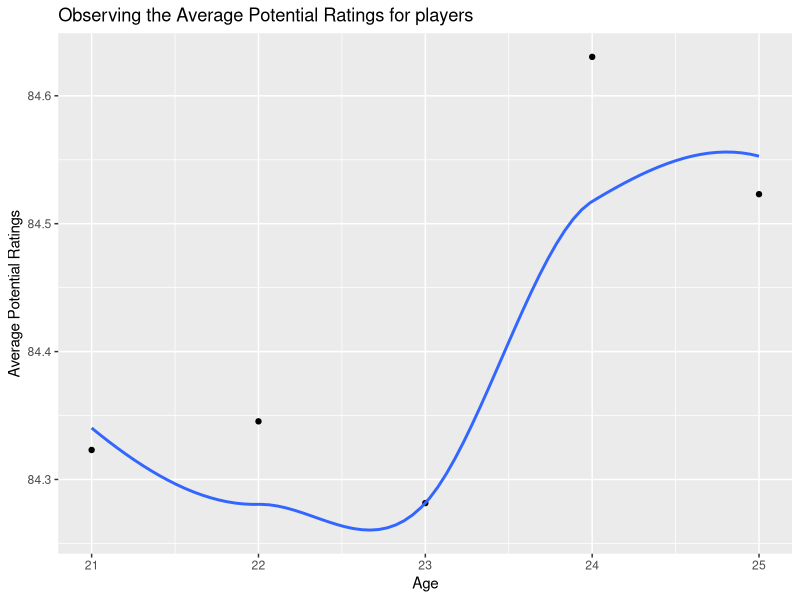
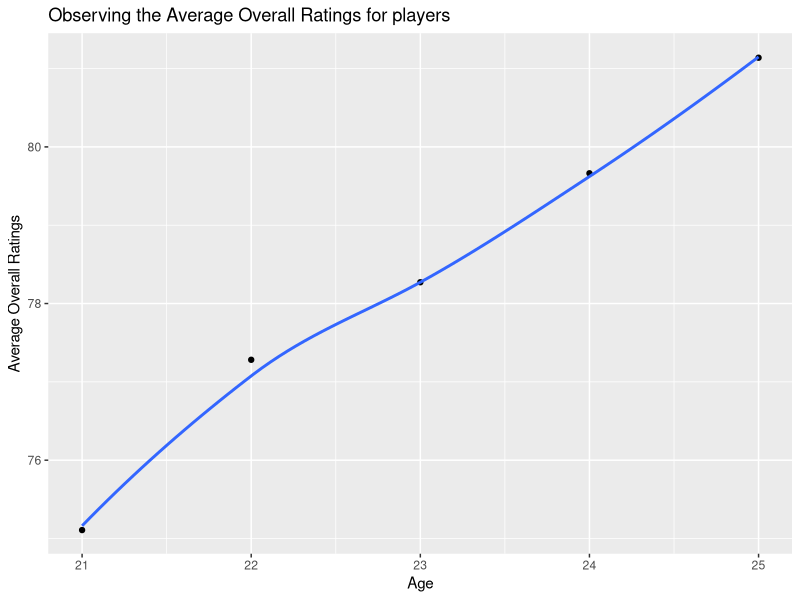
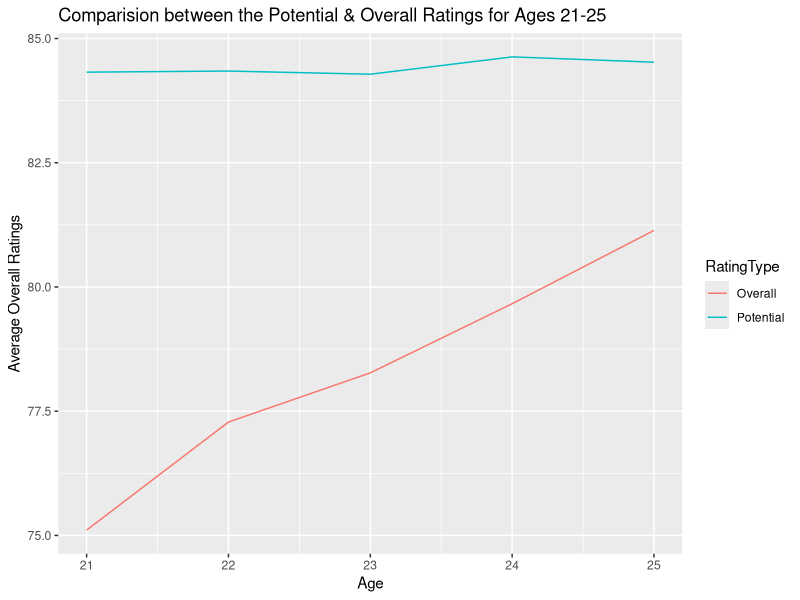
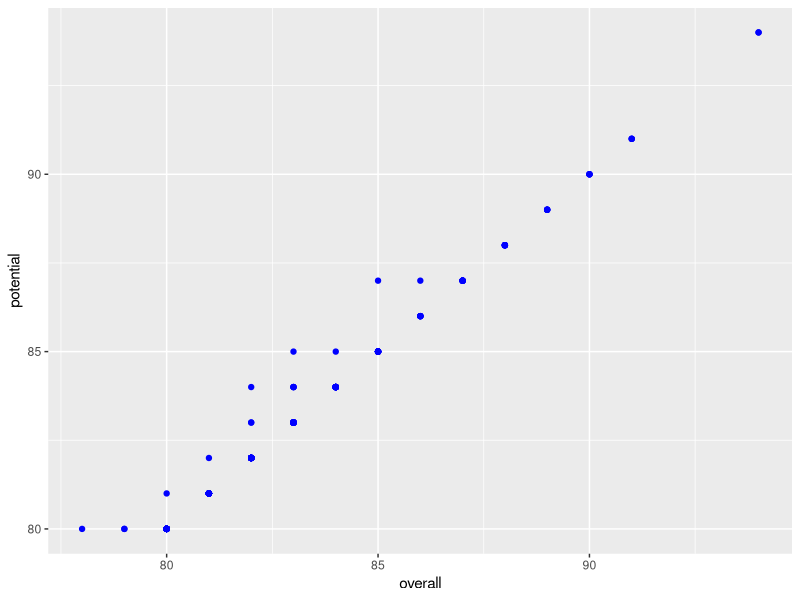
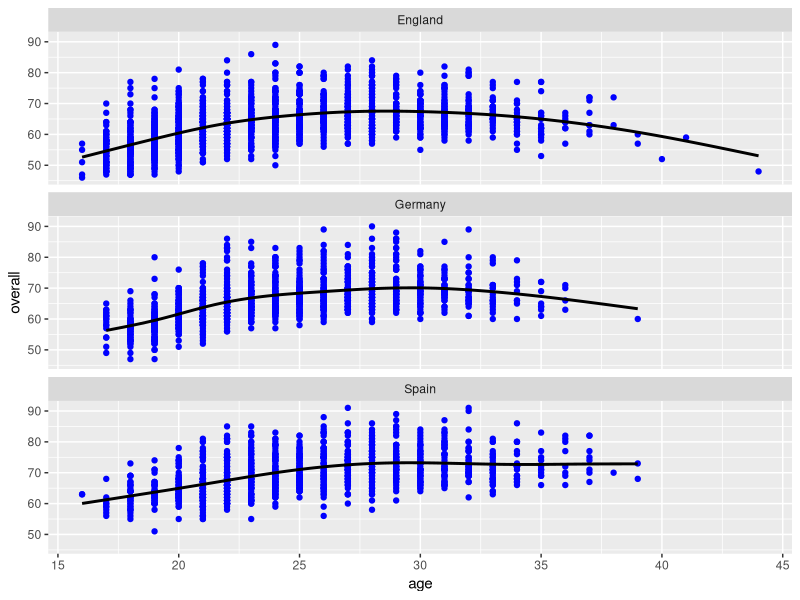
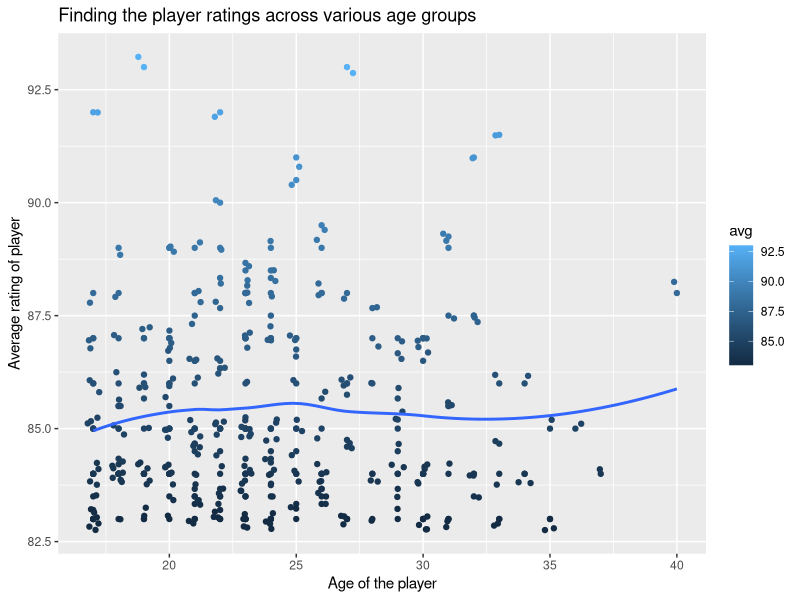
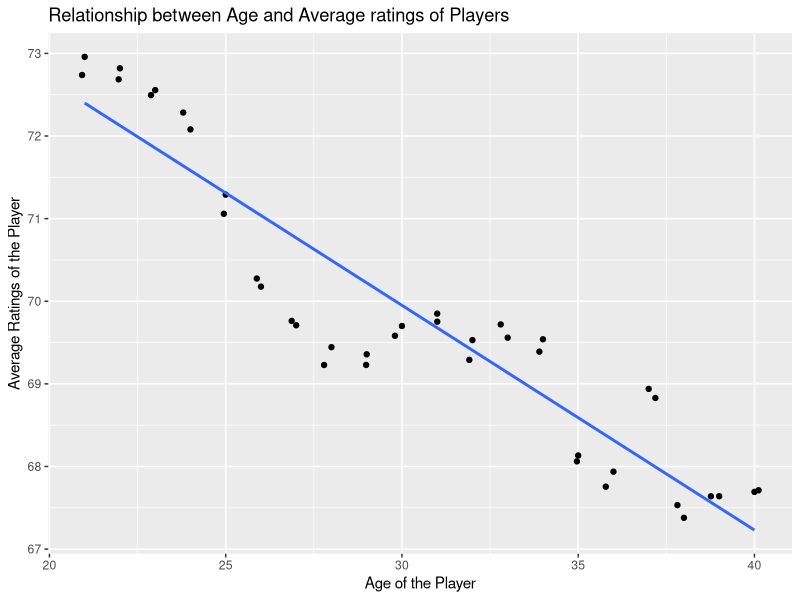

Write the R code that produced these figures, in order.
## ---- chunk 1
knitr::opts_chunk$set(echo = FALSE)
## ---- chunk 2
library(tidyverse)
library(ggplot2)
## ---- chunk 3
query1 = read.csv("Query1.csv")
query2 = read.csv("Query2.csv")
query3 = read.csv("Query3.csv")
query4 = read.csv("Query4.csv")
query5 = read.csv("Query5.csv")
## ---- chunk 4
library(dplyr)
query1.agg = query1 %>% group_by(age) %>% summarise_at(vars(potential,overall),funs(mean(.,na.rm=TRUE)))

ggplot(query1.agg, aes(x = age, y = potential)) + geom_point() +
  xlab("Age") + ylab("Average Potential Ratings") + 
  ggtitle("Observing the Average Potential Ratings for players") +
  geom_smooth(se = FALSE, span = 1)

ggplot(query1.agg, aes(x = age, y = overall)) + geom_point() +
  xlab("Age") + ylab("Average Overall Ratings") + 
  ggtitle("Observing the Average Overall Ratings for players") +
  geom_smooth(se = FALSE, span = 1)
## ---- chunk 5
a = query1.agg[,c(1,2)]
a$RatingType = "Potential"
names(a)[names(a) == "potential"] <- "Rating"
b = query1.agg[,c(1,3)]
b$RatingType = "Overall"
names(b)[names(b) == "overall"] <- "Rating"
query1.new = rbind(a,b)

ggplot(query1.new, aes(x = age, y = Rating, color = RatingType)) + geom_line() +
  xlab("Age") + ylab("Average Overall Ratings") + 
  ggtitle("Comparision between the Potential & Overall Ratings for Ages 21-25")
## ---- chunk 6
ggplot(query2, aes(x = overall, y = potential, color = age)) + 
  geom_point(col = "blue") 
  #geom_jitter(height = 7, width = 0.4) +
  #geom_smooth(method = 'lm',color = 'black', se = FALSE) 
## ---- chunk 7
ggplot(query3, aes(x = age, y = overall)) + 
  geom_point(col = "blue") + 
  facet_wrap(.~nationality, ncol= 1) + geom_smooth(color = 'black', se = FALSE)
## ---- chunk 8
ggplot(query4, aes(x = age, y = avg, color = avg)) + geom_point() +
  ggtitle("Finding the player ratings across various age groups") +
  xlab("Age of the player") + ylab("Average rating of player") +
  geom_jitter(height = 0.25, width = 0.25) + 
  geom_smooth(method = "loess", se = FALSE)
## ---- chunk 9
ggplot(query5, aes(x = age, y = avg)) + geom_point() +
  xlab("Age of the Player") + ylab("Average Ratings of the Player") +
  ggtitle("Relationship between Age and Average ratings of Players") + 
  geom_jitter(height = 0.25, width = 0.25) + geom_smooth(method = "lm", se = FALSE)
